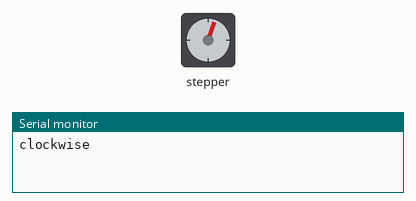
Recording of a sketch running on a simulated Arduino Uno, built with avr-gcc and run on an emulated ATmega328P. On the bench: stepper motor, the last lines printed to the serial monitor. Stepper angles assume 90 steps per turn.

Above: at 0.6 s.
At 11.9 s:
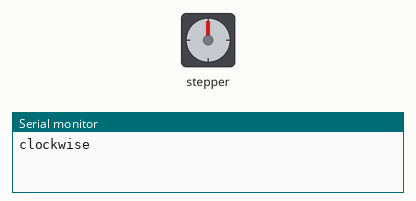
At 26.29 s:
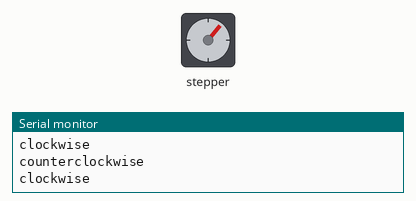
At 39.87 s:
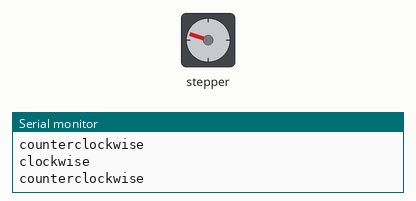
Timing chart, 0 to 40.0 s (numbered marks = the images above):
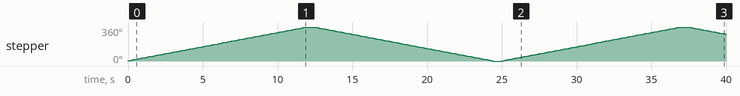

Measured:
- by itself, stepper: turns 360° clockwise in 11.9 s, then 360° counter-clockwise in 11.9 s, then 360° clockwise in 11.9 s, then 76° counter-clockwise in 2.4 s

The sketch:

Stepper_motor.ino
```cpp
/* Stepper Motor Control */

#include <Stepper.h>
const int stepsPerRevolution = 90;
// change this to fit the number of steps per revolution
// for your motor
// initialize the stepper library on pins 8 through 11:
Stepper myStepper(stepsPerRevolution, 8, 9, 10, 11);

void setup() {
   // set the speed at 60 rpm:
   myStepper.setSpeed(5);
   // initialize the serial port:
   Serial.begin(9600);
}

void loop() {
   // step one revolution in one direction:
   Serial.println("clockwise");
   myStepper.step(stepsPerRevolution);
   delay(500);
   // step one revolution in the other direction:
   Serial.println("counterclockwise");
   myStepper.step(-stepsPerRevolution);
   delay(500);
}
```
